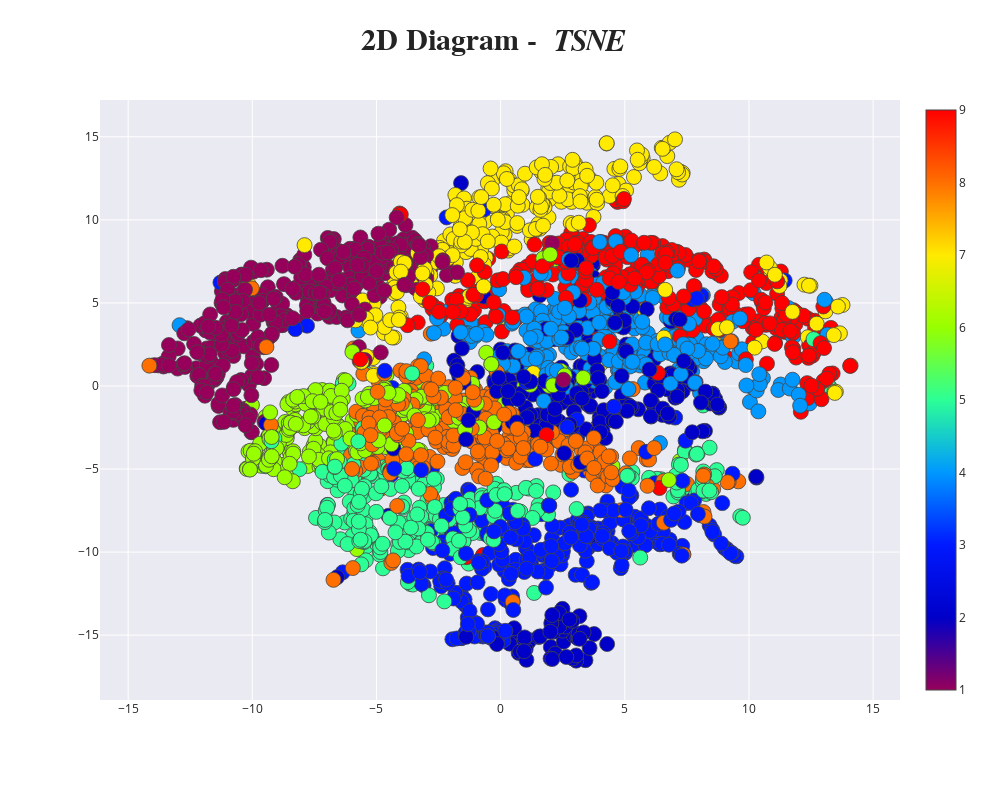

The code cell stored with this chart in its notebook:
### Code cell
spike_line = False ### Showing spike line or not

plot_2d(tsne[:, 0],tsne[:, 1], "TSNE", spike_line)

### Figure 1 — Plotly figure (JSON) as saved in the notebook; plotly's stock layout.template omitted (floating-point values rounded to 4 significant figures; data arrays with more than 128 entries replaced by an {"elided": "..."} marker saying what was removed)
{"data": [{"marker": {"color": {"elided": "3000 int values"}, "colorscale": [[0, "rgb(150,0,90)"], [0.125, "rgb(0,0,200)"], [0.25, "rgb(0,25,255)"], [0.375, "rgb(0,152,255)"], [0.5, "rgb(44,255,150)"], [0.625, "rgb(151,255,0)"], [0.75, "rgb(255,234,0)"], [0.875, "rgb(255,111,0)"], [1, "rgb(255,0,0)"]], "line": {"width": 0.8}, "showscale": true, "size": 15}, "mode": "markers", "type": "scatter", "x": {"elided": "3000 float values"}, "y": {"elided": "3000 float values"}}], "layout": {"height": 800, "hovermode": "closest", "margin": {"b": 100, "l": 100, "r": 100, "t": 100}, "title": {"font": {"family": "Times New Roman", "size": 30}, "text": "<b>2D Diagram - <i> TSNE </i> </b>"}, "width": 1000}}
